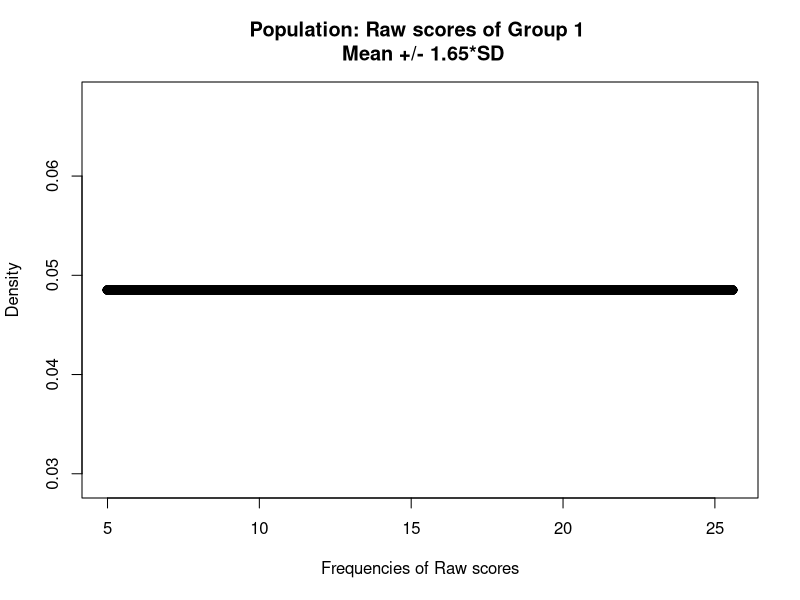
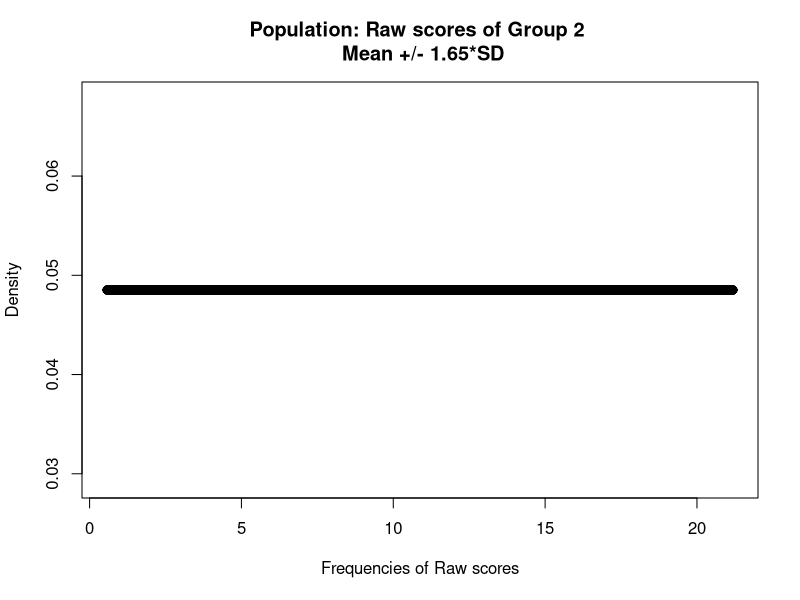
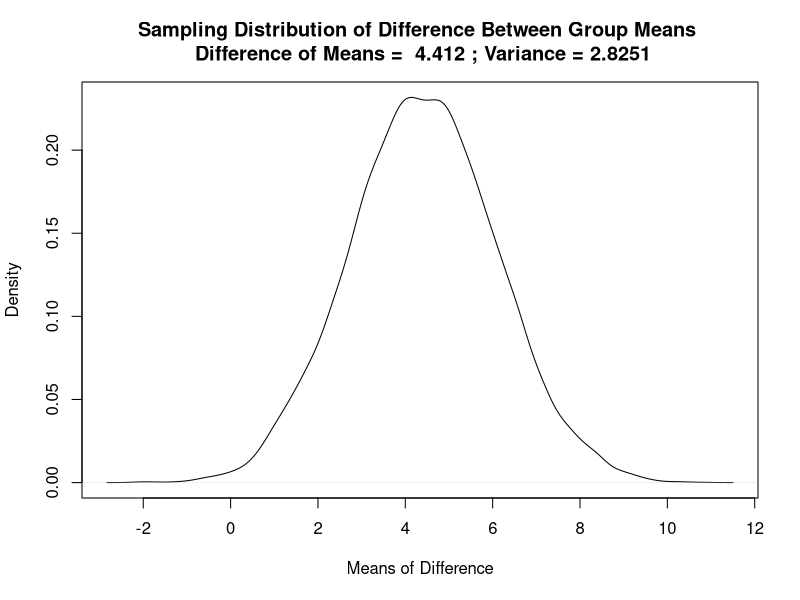
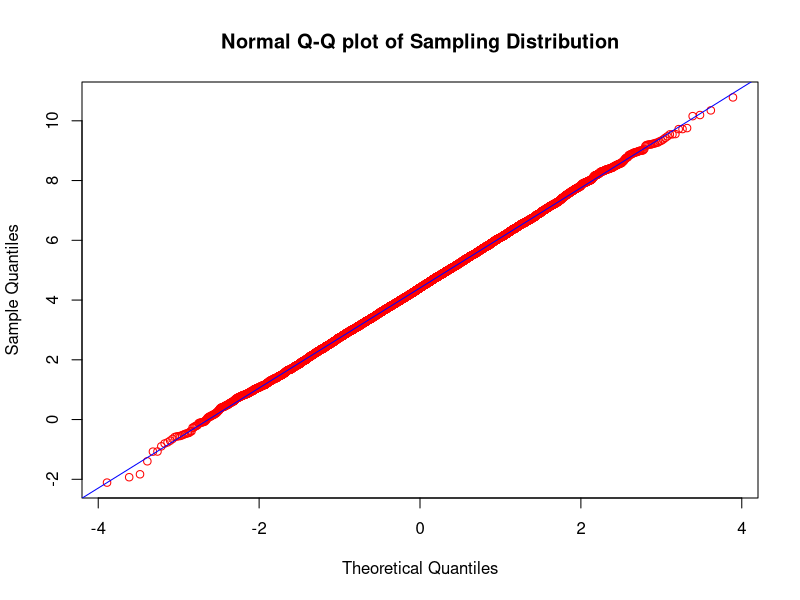
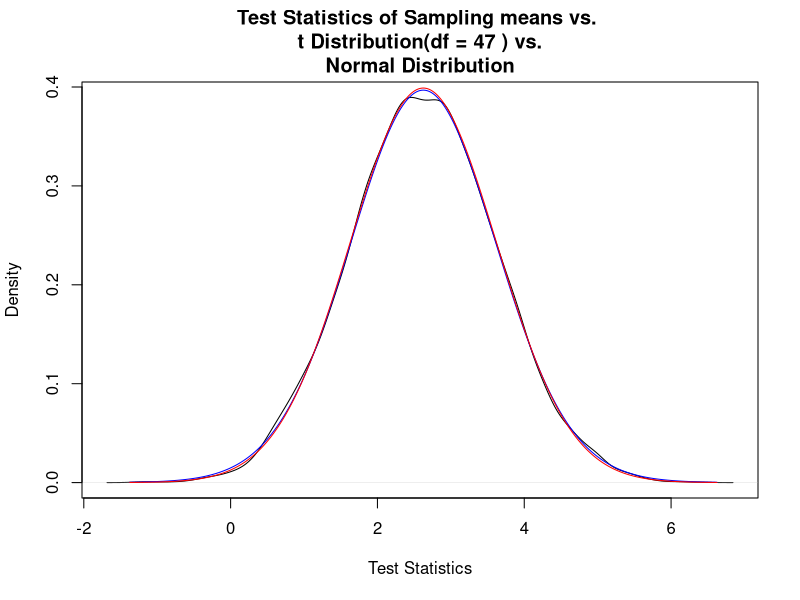

Reproduce these figures in R, in order.
## Sampling distribution of two independent means
group1_mean <- 15.29
group1_n <- 24
group1_sd <- 6.38*sqrt(group1_n-1)/sqrt(group1_n)
group2_mean <- 10.88
group2_n <- 25
group2_sd <- 4.32*sqrt(group2_n-1)/sqrt(group2_n)

## Settings of uniform distributions(populations)
group1_min = group1_mean - 1.65*group1_sd
group1_max = group1_mean + 1.65*group1_sd
group2_min = group2_mean - 1.65*group1_sd
group2_max = group2_mean + 1.65*group1_sd
## Draw populations
plot(x = seq(group1_min,group1_max,1/10000), y = dunif(seq(group1_min,group1_max,1/10000),group1_min,group1_max),
     main = "Population: Raw scores of Group 1 \n Mean +/- 1.65*SD",
     xlab = "Frequencies of Raw scores",
     ylab = "Density")
plot(x = seq(group2_min,group2_max,1/10000), y = dunif(seq(group2_min,group2_max,1/10000),group2_min,group2_max),
     main = "Population: Raw scores of Group 2 \n Mean +/- 1.65*SD",
     xlab = "Frequencies of Raw scores",
     ylab = "Density")

## Making of sampling means
group1_sim_means <- NULL
set.seed(1)
i = 10000
while (i > 0) {
  group1_sim_means <- c(group1_sim_means, 
                   mean(  runif(group1_n,min = group1_min, 
                                max = group1_max) ) 
  )
  i = i - 1
}

#mean(group1_sim_means)
#sqrt(var(group1_sim_means))

group2_sim_means <- NULL
set.seed(1)
i = 10000
while (i > 0) {
  group2_sim_means <- c(group2_sim_means, 
                         mean(  runif(group2_n,min = group2_min, 
                                      max = group2_max) ) 
  )
  i = i - 1
}

#mean(group2_sim_means)
#sqrt(var(group2_sim_means))

D_sim_means <- group1_sim_means - group2_sim_means

## Draw sampling means
Title = paste("Sampling Distribution of Difference Between Group Means \n Difference of Means = ",
              round(mean(D_sim_means),3),"; Variance =", 
              round(mean((D_sim_means)^2) - (mean(D_sim_means))^2, 4)  )
plot(density(D_sim_means), main=Title, xlab = "Means of Difference")

## Check nomrality
qqnorm(D_sim_means,col="red",main="Normal Q-Q plot of Sampling Distribution")
qqline(D_sim_means, col = "blue")

## Distribution of test statistics
sim_stat <- (D_sim_means - 0)/sd(D_sim_means)

plot( density(sim_stat),
      main=paste0("Test Statistics of Sampling means vs. \nt Distribution(df = ",group1_n+group2_n-2," ) vs.\nNormal Distribution"),
      xlab="Test Statistics")
lines(x=seq(-4,4,1/length(density(sim_stat)$x) )+mean(D_sim_means/sd(D_sim_means)),y=dt(seq(-4,4,1/length(density(sim_stat)$x)),df=(group1_n+group2_n-2)),col="blue")
lines(x=seq(-4,4,1/length(density(sim_stat)$x))+mean(D_sim_means/sd(D_sim_means)),y=dnorm(seq(-4,4,1/length(density(sim_stat)$x ))),col="red")

sum(( density(sim_stat)$y - dt(seq(-4,4,1/length( density(sim_stat)$x)), df=(group1_n+group2_n-2)) )^2)
sum(( density(sim_stat)$y - dnorm(seq(-4,4,1/length(density(sim_stat)$x)) ) )^2)


## Estimation of Type 1 Error
mean(sim_stat > (mean(sim_stat) + qt(.95,group1_n+group2_n-2)) )
mean(sim_stat > (mean(sim_stat) + qnorm(.95)) )
